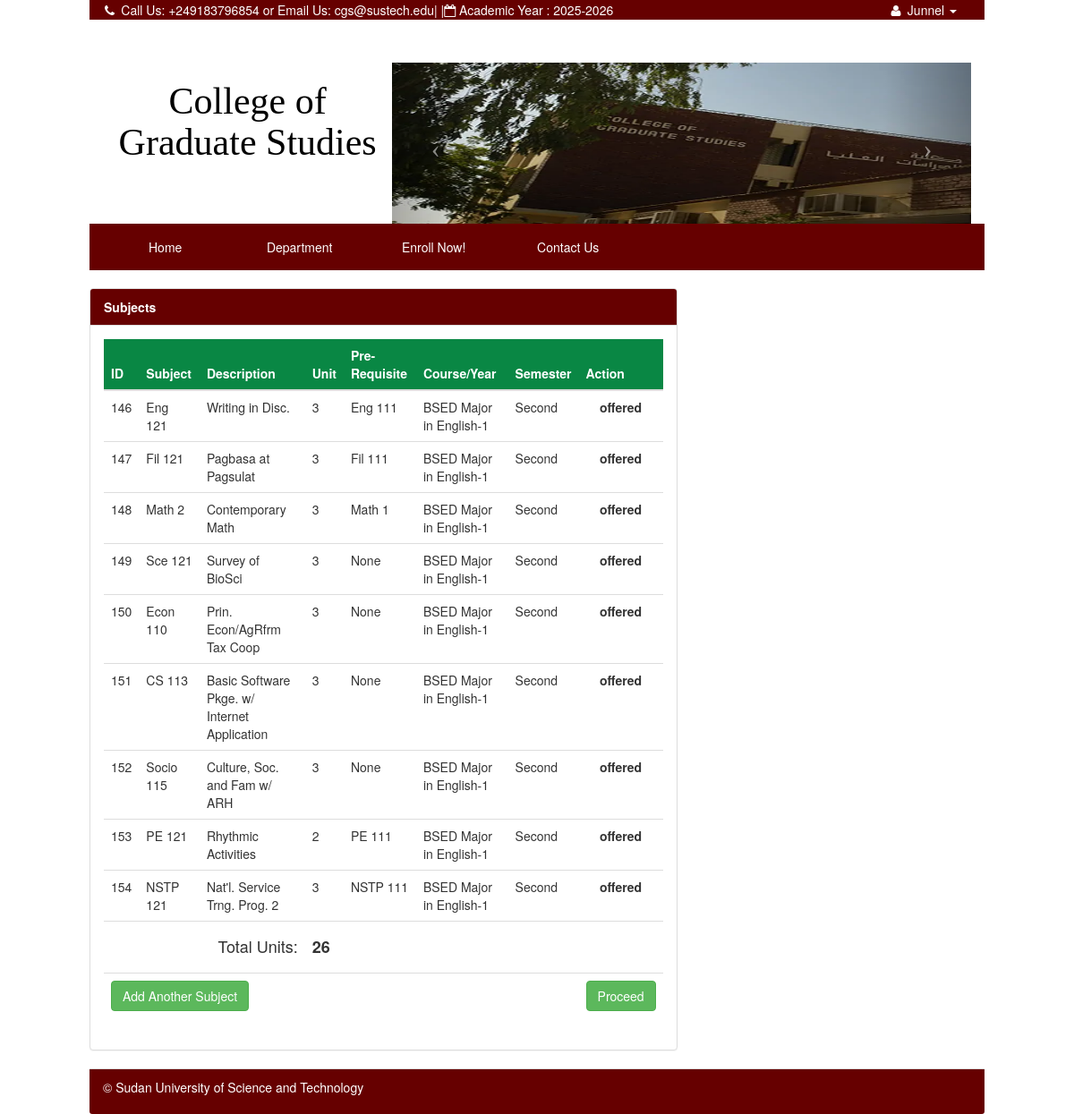
/index.php?q=cart (signed in), run on the app's committed database.
### tables this page shows
CREATE TABLE `tblstudent` (
  `S_ID` int(11) NOT NULL,
  `IDNO` int(20) NOT NULL,
  `NAME` varchar(40) NOT NULL,
  `SEX` varchar(10) NOT NULL DEFAULT 'Male',
  `BDAY` date NOT NULL,
  `STATUS` varchar(30) NOT NULL,
  `AGE` int(30) NOT NULL,
  `NATIONALITY` varchar(40) NOT NULL,
  `RELIGION` varchar(255) NOT NULL,
  `CONTACT_NO` varchar(40) NOT NULL,
  `HOME_ADD` text NOT NULL,
  `ACC_USERNAME` varchar(255) NOT NULL,
  `ACC_PASSWORD` text NOT NULL,
  `student_status` text NOT NULL,
  `YEARLEVEL` int(11) NOT NULL,
  `STUDSECTION` int(11) NOT NULL,
  `COURSE_ID` int(11) NOT NULL,
  `STUDPHOTO` varchar(255) NOT NULL,
  `SEMESTER` varchar(30) NOT NULL,
  `SYEAR` varchar(30) NOT NULL,
  `NewEnrollees` tinyint(1) NOT NULL
);

CREATE TABLE `subject` (
  `SUBJ_ID` int(11) NOT NULL,
  `SUBJ_CODE` varchar(30) NOT NULL,
  `SUBJ_DESCRIPTION` varchar(255) NOT NULL,
  `UNIT` int(2) NOT NULL,
  `PRE_REQUISITE` varchar(30) NOT NULL DEFAULT 'None',
  `COURSE_ID` int(11) NOT NULL,
  `AY` varchar(30) NOT NULL,
  `SEMESTER` varchar(20) NOT NULL,
  `PreTaken` tinyint(1) NOT NULL
);

CREATE TABLE `course` (
  `COURSE_ID` int(11) NOT NULL,
  `COURSE_NAME` varchar(30) NOT NULL,
  `COURSE_LEVEL` varchar(50) NOT NULL DEFAULT '1',
  `COURSE_MAJOR` varchar(30) NOT NULL DEFAULT 'None',
  `COURSE_DESC` varchar(255) NOT NULL,
  `DEPT_ID` int(11) NOT NULL,
  `SETSEMESTER` varchar(90) NOT NULL
);

### index.php (called while the page is built, shortened)
<?php
require_once ("include/initialize.php");
$view = (isset($_GET['q']) && $_GET['q'] != '') ? $_GET['q'] : '';
switch ($view) {
	case 'cart' :
        $title="Subjects";
		break;
}
require_once("theme/templates.php");
?>

### include/database.php (called while the page is built, shortened)
<?php
class Database {
	var $sql_string = '';
	public $conn;
	public function open_connection() {
		$this->conn = mysqli_connect(server,user,pass);
		if(!$this->conn){
			echo "Problem in database connection! Contact administrator!";
			exit();
		}else{
			$db_select = mysqli_select_db($this->conn,database_name);
		}
	}
	function setQuery($sql='') {
		$this->sql_string=$sql;
	}
	function executeQuery() {
		$result = mysqli_query($this->conn,$this->sql_string);
		return $result;
	}
	private function confirm_query($result) {
		return $result;
	}
	function loadResultList( $key='' ) {
		$cur = $this->executeQuery();
		$array = array();
		while ($row = mysqli_fetch_object($cur)) {
			if ($key) {
				$array[$row->$key] = $row;
			} else {
				$array[] = $row;
			}
		}
		return $array;
	}
	function loadSingleResult() {
		$cur = $this->executeQuery();
		while ($row = mysqli_fetch_object($cur)) {
		return $data = $row;
		}
	}
}
$mydb = new Database();
?>

### include/students.php (called while the page is built, shortened)
<?php
require_once(LIB_PATH.DS.'database.php');
class Student {
	protected static  $tblname = "tblstudent";
	function single_student($id=""){
			global $mydb;
			$mydb->setQuery("SELECT * FROM ".self::$tblname."
				Where IDNO= '{$id}' LIMIT 1");
			$cur = $mydb->loadSingleResult();
			return $cur;
	}
}
?>

### cart.php (the view, shortened to what this page needs)
 <form action="index.php?q=subject" method="POST">
      <table class="table table-hover">
            <thead>
              <tr  bgcolor="#098744" style="color:#fff">
             <th>ID</th>
              <th>
               Subject</th>
              <th>Description</th>
              <th>Unit</th>
              <th>Pre-Requisite</th>
              <th>Course/Year</th>
              <th>Semester</th>
              <th width="10%" >Action</th>
            </tr>
          </thead>
          <tbody>
            <?php
             $totunits = 0;
            $query = "SELECT * FROM tblstudent s, course c WHERE s.COURSE_ID=c.COURSE_ID AND IDNO=".$_SESSION['IDNO'];
            $result = mysqli_query($mydb->conn,$query) or die(mysqli_error($mydb->conn));
            $row = mysqli_fetch_assoc($result);
             $query = "SELECT *
                      FROM `subject` s, `course` c WHERE s.COURSE_ID=c.COURSE_ID
                      AND COURSE_NAME='".$row['COURSE_NAME']."' AND COURSE_LEVEL=".$row['YEARLEVEL']."
                      AND  SEMESTER ='".$_SESSION['SEMESTER']."' AND
                      NOT FIND_IN_SET(  `PRE_REQUISITE` , (
                      SELECT GROUP_CONCAT(SUBJ_CODE SEPARATOR ',') FROM tblstudent s,grades g,subject sub
                      WHERE s.IDNO=g.IDNO AND g.SUBJ_ID=sub.SUBJ_ID AND AVE <=74.5
                      AND  s.IDNO =" .$_SESSION['IDNO'].")
                      )";
                $mydb->setQuery($query);
                $cur = $mydb->loadResultList();
                foreach ($cur as $result) {
                  echo '<tr>';
                  echo '<td>' . $result->SUBJ_ID.'</a></td>';
                  echo '<td>'. $result->SUBJ_CODE.'</td>';
                  echo '<td>'. $result->SUBJ_DESCRIPTION.'</td>';
                  echo '<td>' . $result->UNIT.'</a></td>';
                  echo '<td>'. $result->PRE_REQUISITE.'</td>';
                  echo '<td>'. $result->COURSE_NAME.'-'.$result->COURSE_LEVEL.'</td>';
                  echo '<td>'. $result->SEMESTER.'</td>';
                   echo '<td align="center" ><label>offered</label> </td>';
                  echo '</tr>';
                   $totunits +=  $result->UNIT ;
                }
            ?>
          </tbody>
          <tfoot>
          <?php
            if ($totunits > 0) {
              echo '<tr>
           <td colspan="3"><h4 align="right">Total Units:</h4></td>
           <td colspan="6">
             <h4><b> '. $totunits  .'</b></h4>
            </td>
            </tr>
            <tr>
            <td colspan="7">
              <a href="index.php?q=subjectlist" class="btn btn-success btn-md" name="submit" type="submit">Add Another Subject</a>
            </td>
            <td >
              <button class="btn btn-success btn-md" name="btnCartSubmit" type="submit">Proceed</button>
            </td>
             </tr>';
            }
          ?>
          </tfoot>
        </table>
</form>

### theme/templates.php (shortened to what this page needs)
<!DOCTYPE html>
<html lang="en">
<head>
 <link href="<?php echo web_root; ?>css/bootstrap.min.css" rel="stylesheet">
    <link href="<?php echo web_root; ?>font/css/font-awesome.min.css" rel="stylesheet" type="text/css">
    <link href="<?php echo web_root; ?>css/dataTables.bootstrap.css" rel="stylesheet">
<link href="<?php echo web_root; ?>css/bootstrap-datetimepicker.min.css" rel="stylesheet" media="screen">
 <link href="<?php echo web_root; ?>css/modern.css" rel="stylesheet">
 <link href="<?php echo web_root; ?>css/costum.css" rel="stylesheet">
  <link href="<?php echo web_root; ?>css/ekko-lightbox.css" rel="stylesheet">
</head>
<body style="Pbackground-color:#e0e4e5" >
<div class="navbar-fixed-top navbar-TOPsm  col-md-10    col-md-offset-1"    role="navigation">
  <div class="container">
      <div  class="collapse navbar-collapse  smMenu ">
        <ul class="navbar-nav p navbar-left tooltip-demo" style="margin-left:-8%;">
            <li class="dropdown dropdown-toggle ">
              <a  data-toggle="tooltip" data-placement="left" title="Contact Us"   href="<?php echo web_root.'index.php?q=contact';  ?>">
               <i class="fa fa-phone fa-fw"> </i>  Call Us: +249183796854   or Email Us: cgs@sustech.edu
              </a>
            </li>
            <li><span> |   | </span></li>
            <li>
             <a  data-toggle="tooltip" data-placement="bottom" title="Academic Year" ><i class="fa fa-calendar-o"></i> Academic Year : <?php echo $_SESSION['SY'] ; ?></a>
            </li>
          </ul>
          <ul class="navbar-nav p navbar-right ">
            <?php if (isset($_SESSION['IDNO']) ){
              $student = New Student();
              $singlestudent = $student->single_student($_SESSION['IDNO']);
            ?>
            <li class="dropdown  dropdown-toggle">
               <a class="dropdown-toggle" data-toggle="dropdown" href="#">
                  <i class="fa fa-user fa-fw"></i>
                    <?php echo $singlestudent->NAME; ?>
                  <i class="caret"> </i>
               </a>
            </li>
          <?php  } else{?>
          <li  class="tooltip-demo"><a data-toggle="tooltip" data-placement="left" title="Enrol Now" href="<?php echo web_root.'index.php?q=enrol'; ?>">Enroll Now</a></li>
          <?php } ?>
        </ul>
      </div>
  </div>
</div>
  <div class="col-md-10 col-md-offset-1 " >
   <div class="col-md-4">
    <div class="row ">
     <p >
        <a  class="title-logo"  href="<?php echo web_root; ?>index.php" title="">
        <h1 align="center" >College of Graduate Studies</h1>
        </a>
    </p>
     </div>
    </div>
    <div class="col-md-8">
     <div class="row ">
        <?php include 'banner.php'; ?>
     </div>
    </div>
   </div>
 <div class="navbar navbar-static-top navbar-magbanua col-md-10    col-md-offset-1 "    role="navigation">
      <div class="container ">
        <div class="collapse navbar-collapse bigMenu"  >
          <ul class="nav navbar-nav menu" style="margin-left:-4%;"    >
            <li class="dropdown dropdown-toggle <?php echo (isset($_GET['q']) && $_GET['q']=='') ? "active" : false;?> ">
              <a href="<?php echo web_root.'index.php'; ?>">Home</a>
            </li>
            <li class="dropdown-toggle <?php echo (isset($_GET['q']) && $_GET['q']=='department') ? "active" : false;?>" >
              <a href="<?php echo web_root.'index.php?q=department'; ?>">Department</a>
            </li>
            <li class="dropdown-toggle <?php echo (isset($_GET['q']) && ($_GET['q']=='enrol' || $_GET['q']=='subject')) ? "active" : false;?>" >
              <a href="<?php echo web_root.'index.php?q=enrol'; ?>">Enroll Now!</a>
            </li>
             <li class="dropdown-toggle <?php echo (isset($_GET['q']) && $_GET['q']=='contact') ? "active" : false;?>">
              <a href="<?php echo web_root.'index.php?q=contact';  ?>">Contact Us</a>
            </li>
          </ul>
        </div>
    </div>
  </div>
<div class="col-md-10 col-md-push-1 ">
        <div class="row">
          <div id="page-wrapper">
               <?php
          if($title=='Profile'){
                echo ' <div class="row">';
                require_once $content;
                echo ' </div><br/>';
              }else{
   ?>
            <div class="row">
              <div class="col-lg-8">
                <div class="panel panel-default">
                  <div class="panel-heading" style="background-color:#660000;color:#fff;">
                  <b><?php
                  echo  $title . (isset($_GET['category']) ?  '  |  ' .$_GET['category'] : '' )?> </b>
                  </div>
                  <div class="panel-body">
                    <?php require_once $content; ?>
                  </div>
              </div>
          </div>
           <div class="col-lg-4">
             </div>
        </div>
        <?php }
?>
       </div>
            <footer class="panel-footer" style="background-color:#660000;color:#fff;" >
              <p align="left" >&copy; Sudan University of Science and Technology</p>
           </footer>
      </div>
  </div>
</body>
</html>

### banner.php (shortened to what this page needs)
     <header id="myCarousel" class="carousel slide">
        <div class="carousel-inner">
            <div class="item active">
            <div class="fill">
                    <img src="<?php echo web_root ;?>img/CGS.png"   />
              </div>
            </div>
        </div>
        <a class="left carousel-control" href="#myCarousel" data-slide="prev">
            <span class="icon-prev"></span>
        </a>
        <a class="right carousel-control" href="#myCarousel" data-slide="next">
            <span class="icon-next"></span>
        </a>
</header>

### css/modern.css (style rules this page uses)
header.carousel { height: 50%; }
header.carousel .item > img, header.carousel .item.active , header.carousel .carousel-inner { height: 180px; }
header.carousel .fill > img { width: 740px; height: 180px; }

### css/costum.css (style rules this page uses)
body { padding-top: 70px; }
footer { padding-left: 15px; padding-right: 15px; }
.navbar-magbanua { background-color: #660000; border: 1px solid #660000; }
.navbar-magbanua .navbar-nav > li > a { color: #ffffff; }
.navbar-magbanua .navbar-collapse, .navbar-magbanua .navbar-form { border-color: transparent; }
.navbar-TOPsm { background-color: #660000; border: 1px solid #660000; color: white; list-style: none; }
.navbar-TOPsm .navbar-nav > li > a { color: #ffffff; text-decoration: none; list-style: none; }
.navbar-TOPsm .navbar-collapse, .navbar-TOPsm .navbar-form { border-color: transparent; }
.navbar-TOPsm .navbar-nav > .dropdown > a .caret { border-top-color: #ffffff; border-bottom-color: #ffffff; }

### theme/templates.php (style rules this page uses)
.p { color: white; margin-bottom: 0; margin-top: 0; list-style: none; }
.title-logo { color:black; text-decoration:none; font-size: 42px; font-family: "broadway"; padding: 0; margin: 0; top: 0; }
.menu li { left: 0px; width: 150px; padding: 0 3px 0 3px; text-align: center; }

### data on the page
tblstudent: NAME "Junnel"
subject: SUBJ_ID "146", SUBJ_CODE "Eng 121", SUBJ_DESCRIPTION "Writing in Disc.", UNIT "3", PRE_REQUISITE "Eng 111", COURSE_ID.COURSE_NAME "BSED Major in English", COURSE_ID.COURSE_LEVEL "1", SEMESTER "Second"
subject: SUBJ_ID "147", SUBJ_CODE "Fil 121", SUBJ_DESCRIPTION "Pagbasa at Pagsulat", UNIT "3", PRE_REQUISITE "Fil 111", COURSE_ID.COURSE_NAME "BSED Major in English", COURSE_ID.COURSE_LEVEL "1", SEMESTER "Second"
subject: SUBJ_ID "148", SUBJ_CODE "Math 2", SUBJ_DESCRIPTION "Contemporary Math", UNIT "3", PRE_REQUISITE "Math 1", COURSE_ID.COURSE_NAME "BSED Major in English", COURSE_ID.COURSE_LEVEL "1", SEMESTER "Second"
subject: SUBJ_ID "149", SUBJ_CODE "Sce 121", SUBJ_DESCRIPTION "Survey of BioSci", UNIT "3", PRE_REQUISITE "None", COURSE_ID.COURSE_NAME "BSED Major in English", COURSE_ID.COURSE_LEVEL "1", SEMESTER "Second"
subject: SUBJ_ID "150", SUBJ_CODE "Econ 110", SUBJ_DESCRIPTION "Prin. Econ/AgRfrm Tax Coop", UNIT "3", PRE_REQUISITE "None", COURSE_ID.COURSE_NAME "BSED Major in English", COURSE_ID.COURSE_LEVEL "1", SEMESTER "Second"
subject: SUBJ_ID "151", SUBJ_CODE "CS 113", SUBJ_DESCRIPTION "Basic Software Pkge. w/ Internet Application", UNIT "3", PRE_REQUISITE "None", COURSE_ID.COURSE_NAME "BSED Major in English", COURSE_ID.COURSE_LEVEL "1", SEMESTER "Second"
subject: SUBJ_ID "152", SUBJ_CODE "Socio 115", SUBJ_DESCRIPTION "Culture, Soc. and Fam w/ ARH", UNIT "3", PRE_REQUISITE "None", COURSE_ID.COURSE_NAME "BSED Major in English", COURSE_ID.COURSE_LEVEL "1", SEMESTER "Second"
subject: SUBJ_ID "153", SUBJ_CODE "PE 121", SUBJ_DESCRIPTION "Rhythmic Activities", UNIT "2", PRE_REQUISITE "PE 111", COURSE_ID.COURSE_NAME "BSED Major in English", COURSE_ID.COURSE_LEVEL "1", SEMESTER "Second"
subject: SUBJ_ID "154", SUBJ_CODE "NSTP 121", SUBJ_DESCRIPTION "Nat'l. Service Trng. Prog. 2", UNIT "3", PRE_REQUISITE "NSTP 111", COURSE_ID.COURSE_NAME "BSED Major in English", COURSE_ID.COURSE_LEVEL "1", SEMESTER "Second"

### other printed values
$_SESSION['SY'] "2025-2026"
$title "Subjects"
$totunits "26"
